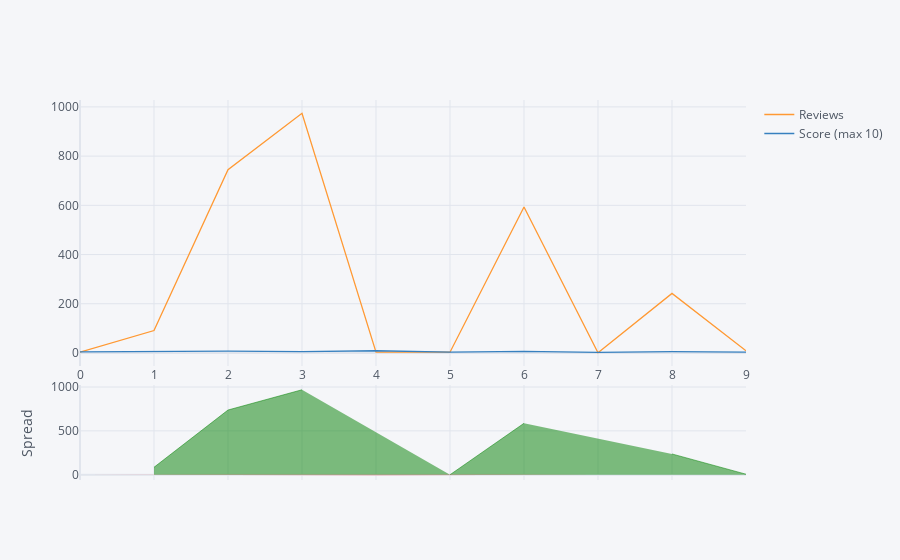

Source (notebook cell):
### Code cell
df[['Reviews' , 'Score (max 10)']].head(10).iplot(kind = 'spread')

### Figure 1 — Plotly figure (JSON) as saved in the notebook; plotly's stock layout.template omitted (floating-point values rounded to 4 significant figures)
{"data": [{"line": {"color": "rgba(255, 153, 51, 1.0)", "dash": "solid", "shape": "linear", "width": 1.3}, "mode": "lines", "name": "Reviews", "text": "", "type": "scatter", "x": [0, 1, 2, 3, 4, 5, 6, 7, 8, 9], "y": [3, 91, 745, 974, 3, 3, 593, 1, 242, 9]}, {"line": {"color": "rgba(55, 128, 191, 1.0)", "dash": "solid", "shape": "linear", "width": 1.3}, "mode": "lines", "name": "Score (max 10)", "text": "", "type": "scatter", "x": [0, 1, 2, 3, 4, 5, 6, 7, 8, 9], "y": [4, 6, 7, 5, 9, 3, 6, 2, 5, 3]}, {"connectgaps": false, "fill": "tozeroy", "line": {"color": "green", "dash": "solid", "shape": "linear", "width": 0.5}, "mode": "lines", "name": "Spread", "showlegend": false, "type": "scatter", "x": [0, 1, 2, 3, 4, 5, 6, 7, 8, 9], "xaxis": "x2", "y": ["", 85, 738, 969, "", 0, 587, "", 237, 6], "yaxis": "y2"}, {"connectgaps": false, "fill": "tozeroy", "line": {"color": "red", "dash": "solid", "shape": "linear", "width": 0.5}, "mode": "lines", "name": "Spread", "showlegend": false, "type": "scatter", "x": [0, 1, 2, 3, 4, 5, 6, 7, 8, 9], "xaxis": "x2", "y": [-1, "", "", "", -6, "", "", -1, "", ""], "yaxis": "y2"}], "layout": {"hovermode": "x", "legend": {"bgcolor": "#F5F6F9", "font": {"color": "#4D5663"}}, "paper_bgcolor": "#F5F6F9", "plot_bgcolor": "#F5F6F9", "title": {"font": {"color": "#4D5663"}}, "xaxis": {"gridcolor": "#E1E5ED", "showgrid": true, "tickfont": {"color": "#4D5663"}, "title": {"font": {"color": "#4D5663"}, "text": ""}, "zerolinecolor": "#E1E5ED"}, "xaxis2": {"anchor": "y2", "gridcolor": "#E1E5ED", "showgrid": true, "showticklabels": false, "tickfont": {"color": "#4D5663"}, "title": {"font": {"color": "#4D5663"}, "text": ""}, "zerolinecolor": "#E1E5ED"}, "yaxis": {"domain": [0.3, 1], "gridcolor": "#E1E5ED", "showgrid": true, "tickfont": {"color": "#4D5663"}, "title": {"font": {"color": "#4D5663"}, "text": ""}, "zerolinecolor": "#E1E5ED"}, "yaxis2": {"domain": [0, 0.25], "gridcolor": "#E1E5ED", "showgrid": true, "tickfont": {"color": "#4D5663"}, "title": {"font": {"color": "#4D5663"}, "text": "Spread"}, "zerolinecolor": "#E1E5ED"}}}
